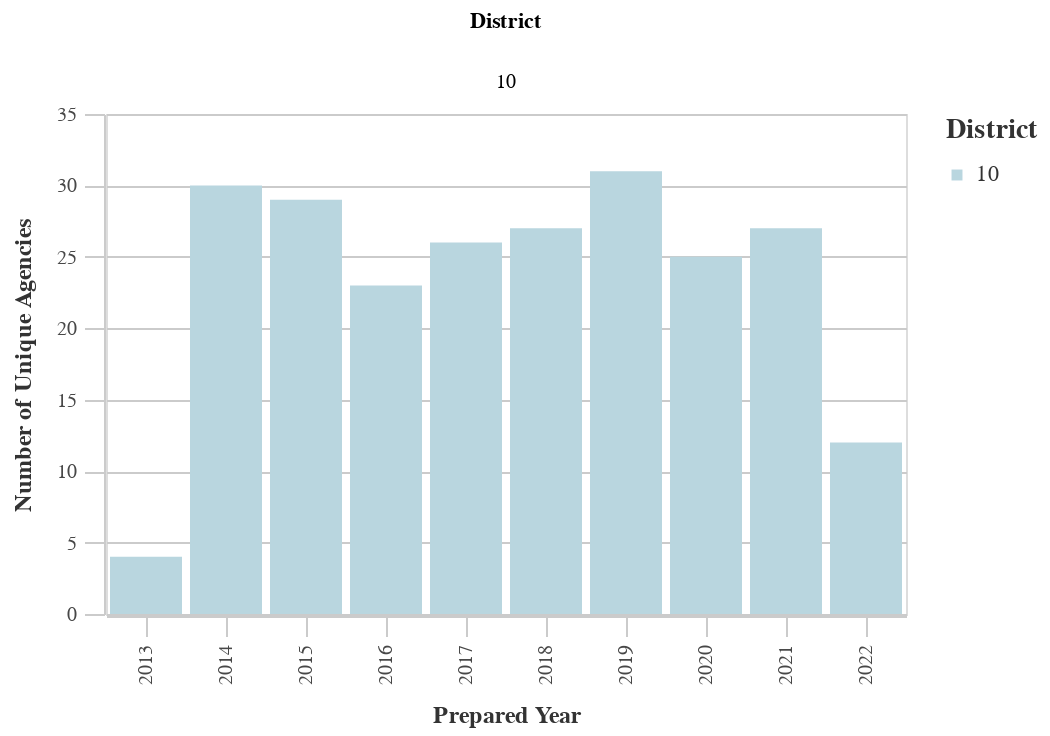

The cell this chart's notebook holds for it:
### Code cell
#Unique Prefixes by Dist
dist_years_prefix = ((
        df
        >> group_by(_.prepared_y, _.dist)
        >> summarize(n=_.prefix.nunique())
        >> arrange(-_.prepared_y)
    ).rename(columns={'dist':'District', 'n':'Count'}))

chart11 = (alt.Chart(dist_years_prefix).mark_bar().encode(
        column='District:N',
        x=alt.X('prepared_y:O', title='Prepared Year'),
        y=alt.Y('Count:Q', title='Number of Unique Agencies'),
        color = alt.Color("District:N", 
                              scale=alt.Scale(
                                  range=altair_utils.CALITP_SEQUENTIAL_COLORS),  
                               legend=alt.Legend(title="District")
                              )
                              ))
chart11 = styleguide.preset_chart_config(chart11)
chart11 = _dla_utils_reports.add_tooltip(chart11, 'prepared_y','Count')
    
display(HTML("<h4><strong>Number of Unique Prefix Codes by District</strong></h4>"))
display(chart11)

### Figure 1 — Vega-Lite specification as saved in the notebook (floating-point values rounded to 4 significant figures)
{"config": {"view": {"continuousWidth": 400, "continuousHeight": 300}, "axis": {"domainColor": "#cbcbcb", "grid": true, "gridColor": "#cbcbcb", "gridWidth": 1, "labelColor": "#474747", "labelFont": "Nunito Sans", "labelFontSize": 10, "labelPadding": 4, "tickColor": "#cbcbcb", "tickSize": 10, "titleColor": "#333", "titleFont": "Raleway", "titleFontSize": 12, "titlePadding": 10}, "axisBand": {"grid": false}, "background": "white", "font": "Raleway", "header": {"labelFont": "Nunito Sans", "titleFont": "Raleway"}, "legend": {"labelColor": "#333", "labelFont": "Nunito Sans", "labelFontSize": 11, "labelLimit": 0, "padding": 1, "symbolSize": 30, "symbolType": "square", "titleColor": "#333", "titleFont": "Raleway", "titleFontSize": 14, "titlePadding": 10}, "title": {"anchor": "middle", "font": "Raleway", "fontSize": 18, "fontWeight": 300, "offset": 20}}, "data": {"name": "data-2f657d526ec551b108b11522575c76f1"}, "mark": "bar", "encoding": {"color": {"field": "District", "legend": {"title": "District"}, "scale": {"range": ["#B9D6DF", "#8CBCCB", "#2EA8CE", "#136C97", "#0B405B"]}, "type": "nominal"}, "column": {"field": "District", "type": "nominal"}, "tooltip": [{"field": "prepared_y", "type": "quantitative"}, {"field": "Count", "type": "quantitative"}], "x": {"field": "prepared_y", "title": "Prepared Year", "type": "ordinal"}, "y": {"field": "Count", "title": "Number of Unique Agencies", "type": "quantitative"}}, "height": 250, "width": 400, "$schema": "https://vega.github.io/schema/vega-lite/v4.17.0.json", "datasets": {"data-2f657d526ec551b108b11522575c76f1": [{"prepared_y": 2022.0, "District": 10, "Count": 12}, {"prepared_y": 2021.0, "District": 10, "Count": 27}, {"prepared_y": 2020.0, "District": 10, "Count": 25}, {"prepared_y": 2019.0, "District": 10, "Count": 31}, {"prepared_y": 2018.0, "District": 10, "Count": 27}, {"prepared_y": 2017.0, "District": 10, "Count": 26}, {"prepared_y": 2016.0, "District": 10, "Count": 23}, {"prepared_y": 2015.0, "District": 10, "Count": 29}, {"prepared_y": 2014.0, "District": 10, "Count": 30}, {"prepared_y": 2013.0, "District": 10, "Count": 4}]}}
